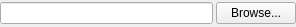
<?xml version="1.0" encoding="UTF-8"?>
<ui version="4.0">
 <class>FileWidget</class>
 <widget class="QWidget" name="FileWidget">
  <property name="geometry">
   <rect>
    <x>0</x>
    <y>0</y>
    <width>296</width>
    <height>27</height>
   </rect>
  </property>
  <property name="sizePolicy">
   <sizepolicy hsizetype="Expanding" vsizetype="Fixed">
    <horstretch>0</horstretch>
    <verstretch>0</verstretch>
   </sizepolicy>
  </property>
  <property name="windowTitle">
   <string>Plot File Widget</string>
  </property>
  <layout class="QHBoxLayout">
   <property name="spacing">
    <number>3</number>
   </property>
   <property name="margin">
    <number>0</number>
   </property>
   <item>
    <widget class="QLineEdit" name="file"/>
   </item>
   <item>
    <widget class="QPushButton" name="browse">
     <property name="text">
      <string>Browse...</string>
     </property>
    </widget>
   </item>
  </layout>
 </widget>
 <resources/>
 <connections/>
</ui>
